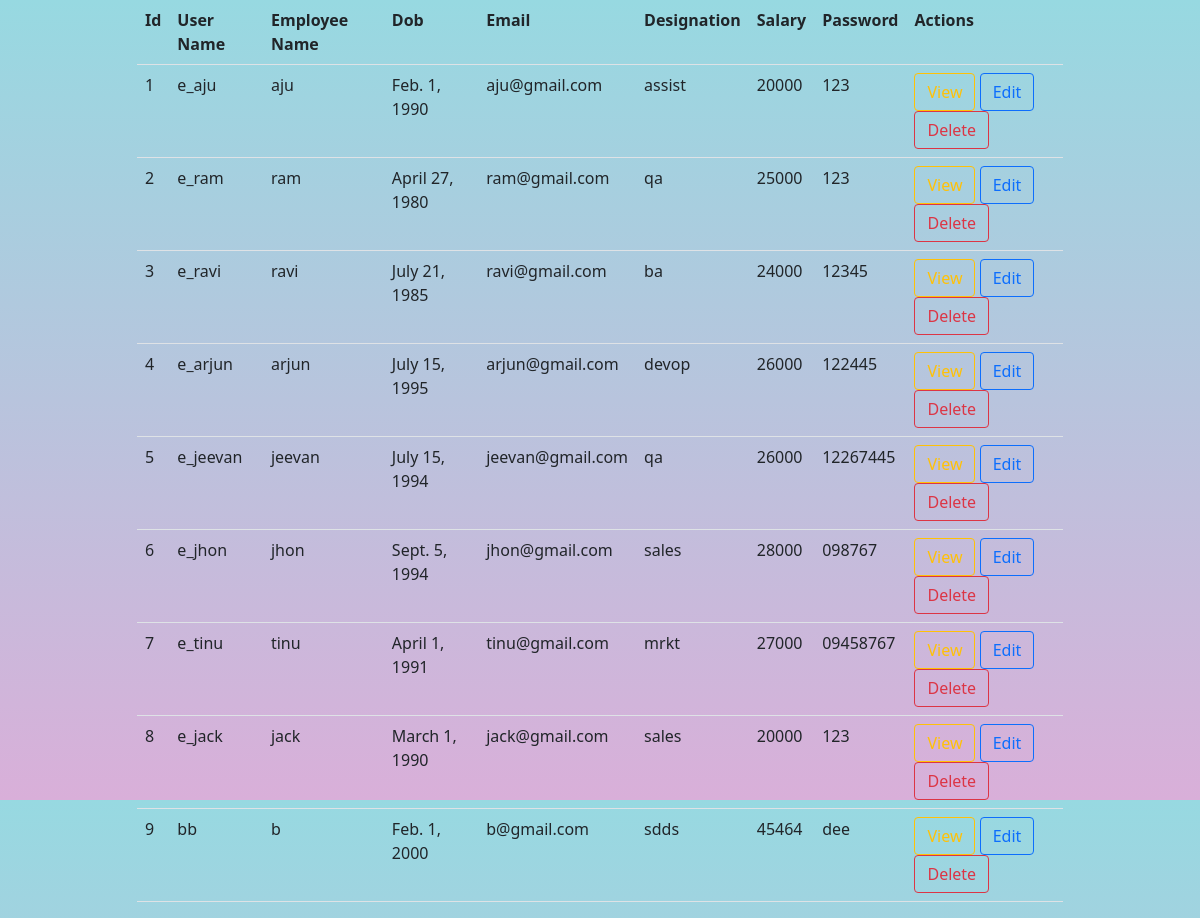
Page /employee/list on the earlier database version.
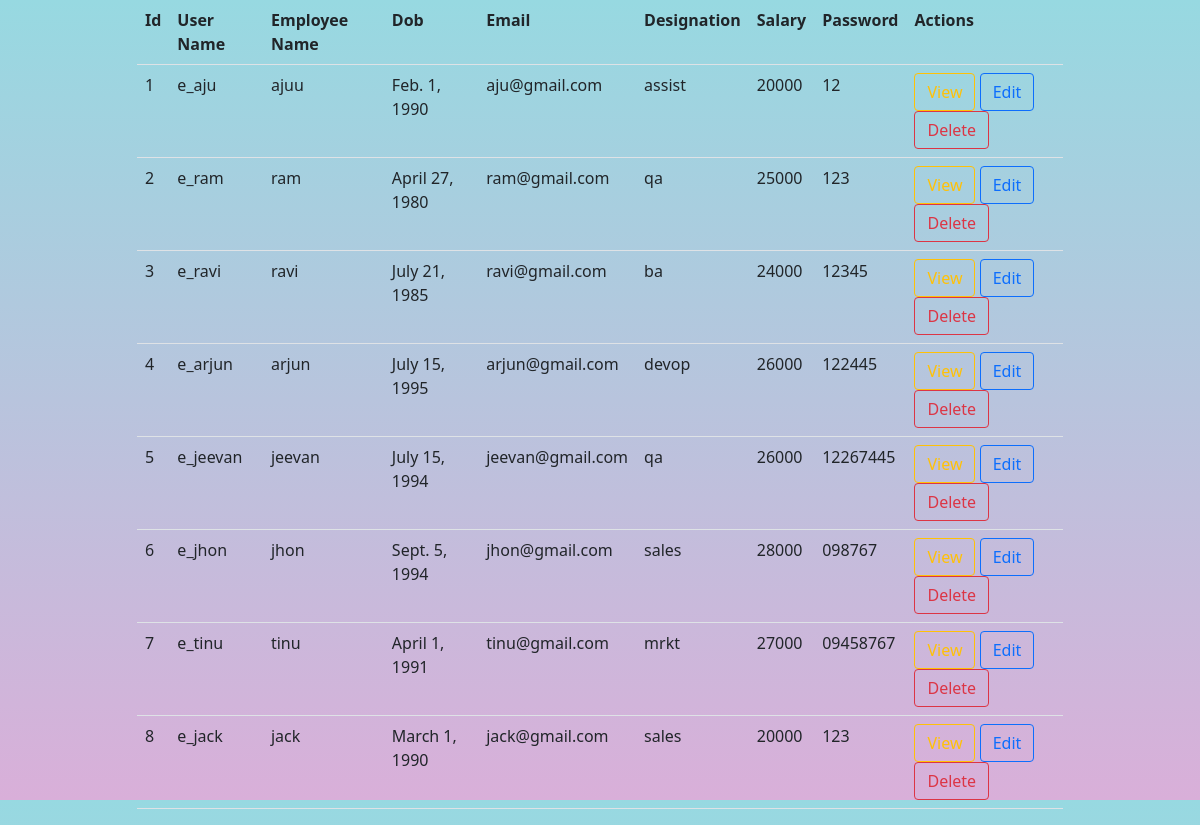
Same page on the later database version.
### employee/models.py (models this page shows)
class Employees(models.Model):
    employee_name=models.CharField(max_length=80)
    email=models.EmailField(max_length=80,unique=True)
    user_name=models.CharField(max_length=120,unique=True)
    password=models.CharField(max_length=100)
    salary=models.CharField(max_length=9)
    designation=models.CharField(max_length=50)
    dob=models.DateField(auto_now_add=False)

### employee/views.py (the view)
# urls.py: path("list",views.ListAllEmployeesView.as_view(),name="employee_list"),
class ListAllEmployeesView(View):
    def get(self,request):
        all_employeelist=Employees.objects.all()
        return render(request,"employeelist.html",{"emplist":all_employeelist})

### employee/templates/employeelist.html (shortened to what this page needs)
<!DOCTYPE html>
{%load static%}
<html lang="en">
<head>
<link href="https://cdn.jsdelivr.net/npm/bootstrap@5.1.3/dist/css/bootstrap.min.css" rel="stylesheet">
    <link rel="stylesheet" href="{%static 'css/style.css'%}">
</head>
<body>
<div class="container">
    <div class="row">
        <div class="col-1"></div>
        <div class="col-10">
            <table class="table table-hover">
                <tr>
                    <th>Id</th>
                    <th>User Name</th>
                    <th>Employee Name</th>
                    <th>Dob</th>
                    <th>Email</th>
                    <th>Designation</th>
                    <th>Salary</th>
                    <th>Password</th>
                    <th>Actions</th>
                </tr>
                {%for list in emplist%}
                <tr>
                    <td>{{list.id}}</td>
                    <td>{{list.user_name}}</td>
                    <td>{{list.employee_name}}</td>
                    <td>{{list.dob}}</td>
                    <td>{{list.email}}</td>
                    <td>{{list.designation}}</td>
                    <td>{{list.salary}}</td>
                    <td>{{list.password}}</td>
                    <th>
                        <a href="{%url 'details' list.id%}" class="btn btn-outline-warning">View</a>
                        <a href="{%url 'editemployee' list.id%}" class="btn btn-outline-primary">Edit</a>
                        <a href="{%url 'deleteemployee' list.id%}" class="btn btn-outline-danger">Delete</a>
                    </th>
                </tr>
                {%endfor%}
            </table>
        </div>
        <div class="col-1"></div>
    </div>
</div>
</body>
</html>

Differences in the rows shown:
removed Employees: id "9", user_name "bb", employee_name "b", dob "Feb. 1, 2000", email "b@gmail.com", designation "sdds", salary "45464", password "dee"
changed Employees "e_aju": employee_name "aju" → "ajuu"; password "123" → "12"
